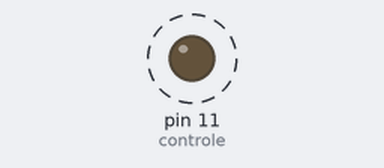
A sketch run on a simulated Arduino Uno, built with avr-gcc and run on an emulated ATmega328P. Parts: output pins drawn as LEDs (lit = HIGH). Dashed ring = blinking. What the sketch prints to the serial monitor is not drawn.

Above: at 0.02 s.
Timing chart, 0 to 3.0 s (numbered marks = the images above):
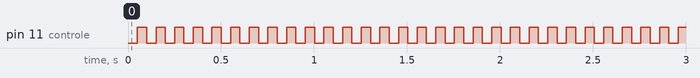

Measured:
- by itself, pin 11 (controle): alternates HIGH for 0.05 s and LOW for 0.05 s

The sketch:

MotorSobeDesce.ino
```cpp
int controle=11;
int A=0;


void setup() {
  Serial.begin(9600);
  pinMode(controle, OUTPUT);
}

void loop() {

  for (A=0; A<256; A++);{
  analogWrite(controle, A);
  Serial.println(A);
  delay(50);

  }
  for (A=255; A>=0; A--);{
  analogWrite(controle, A);
  Serial.println(A);
  delay(50);
  }


}
```
